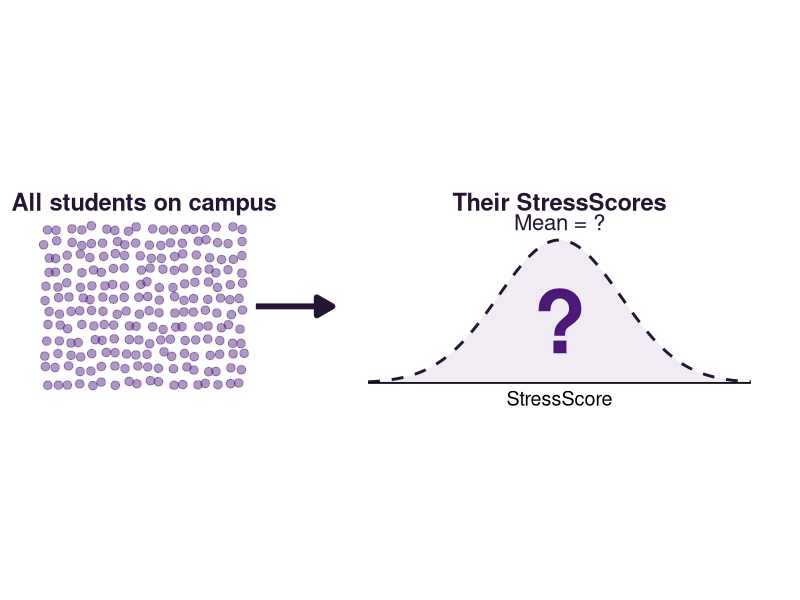
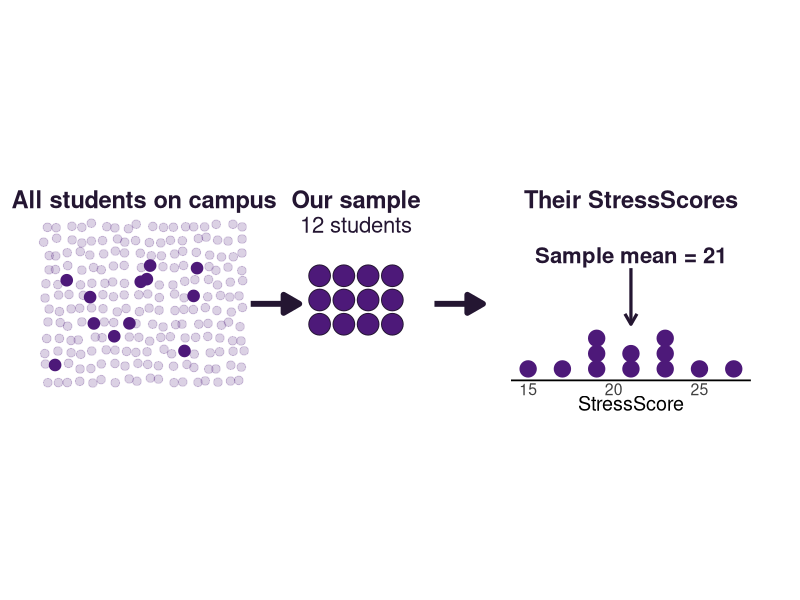
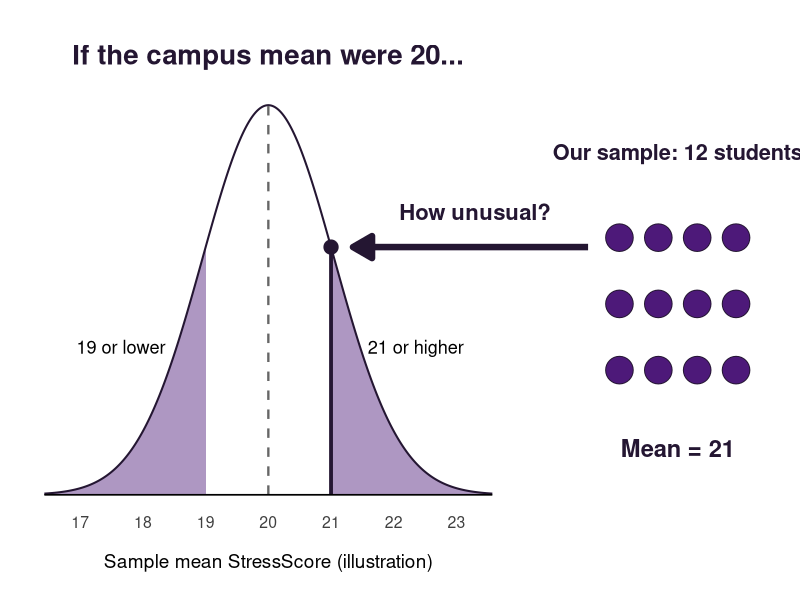
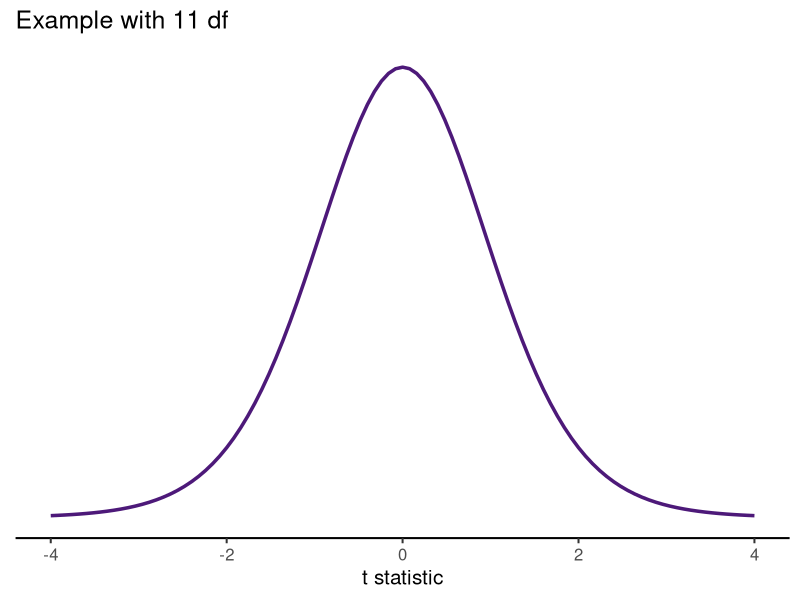
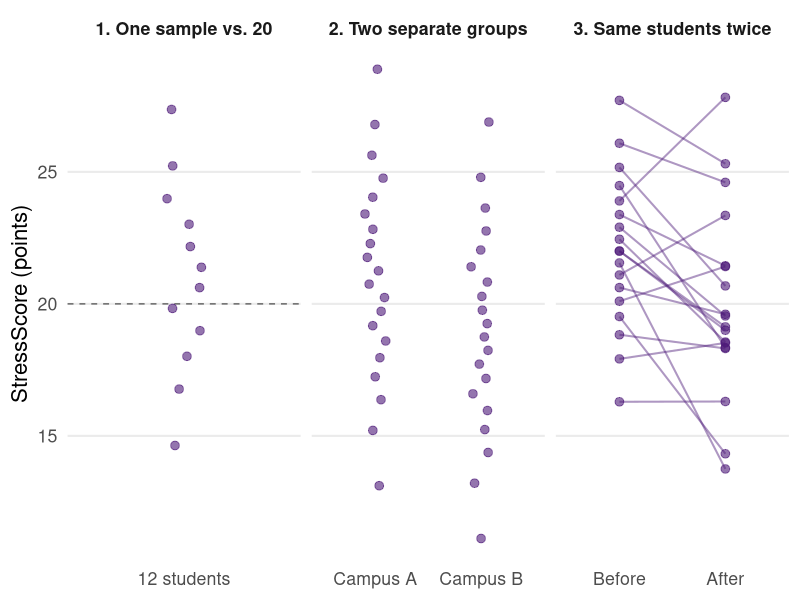
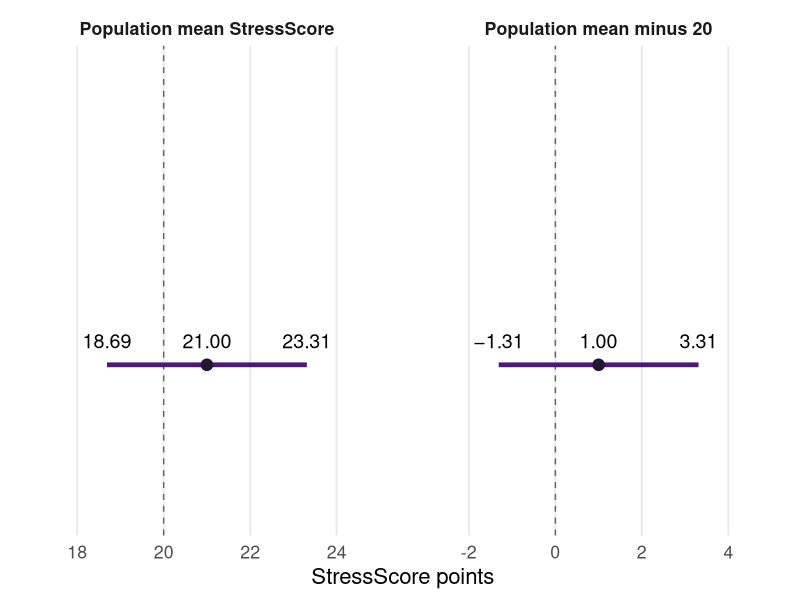
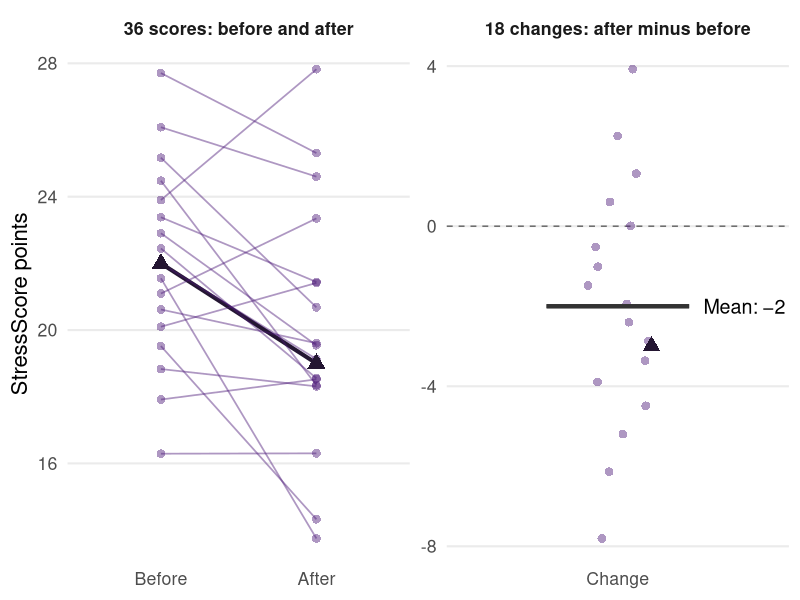
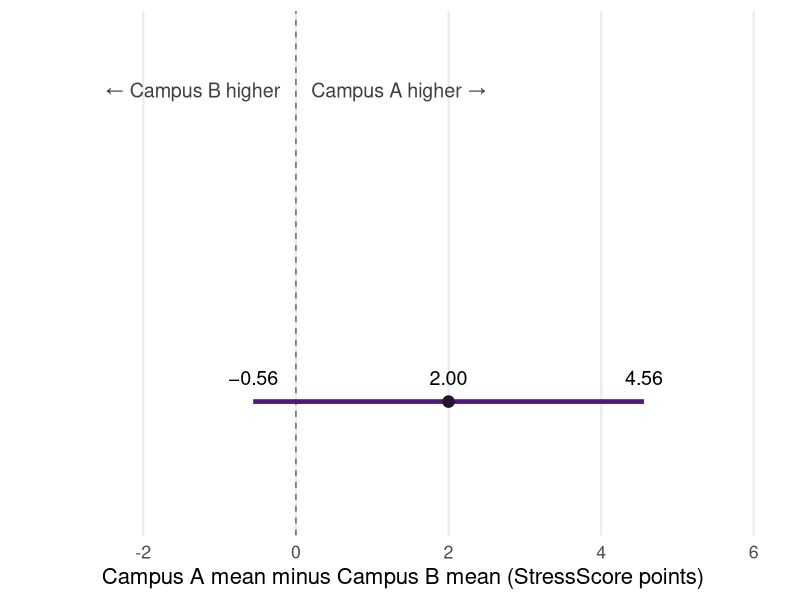

Write R code to recreate these figures, in order.
## ---- chunk 1
#| label: setup
#| include: false
# Shared setup for every figure in the deck. It lives in one hidden chunk ahead
# of the first slide so figures keep working when slides are reordered.
library(ggplot2)
library(tibble)
library(dplyr)

# TCU purple and its darker companion, matching the slide theme, so the deck's
# figures read as one system.
tcu_purple <- "#4D1979"
tcu_dark <- "#241632"

#' Build scores with an exact sample mean and SD
#'
#' Returns `n` values whose sample mean and sample SD equal the requested
#' values exactly. The lecture's hypothetical examples report specific summary
#' statistics, so the plotted "students" must reproduce those statistics
#' instead of approximating them with random draws.
#'
#' @param n Number of scores to create.
#' @param mean Sample mean the scores should have.
#' @param sd Sample SD the scores should have.
#' @return A numeric vector of length `n`, sorted from lowest to highest.
exact_scores <- function(n, mean, sd) {
  # Evenly spaced normal quantiles give a bell-shaped set of values. scale()
  # then forces their mean to exactly 0 and their SD to exactly 1.
  z <- as.numeric(scale(qnorm(ppoints(n))))
  mean + sd * z
}

# The campus population for the two "Example" slides: an 18 x 12 jittered grid
# of small dots, 12 of which are flagged as the sampled students. Both slides
# draw from this one table so the campus looks identical on each. The seed
# fixes the jitter and which 12 students are sampled.
set.seed(2026)
campus <- tibble(col = rep(1:18, times = 12), row = rep(1:12, each = 18)) |>
  mutate(
    x = 0.4 + (col - 1) * 0.45 + runif(n(), -0.12, 0.12),
    y = 1.3 + (row - 1) * 0.55 + runif(n(), -0.12, 0.12)
  )
campus$sampled <- seq_len(nrow(campus)) %in% sample(nrow(campus), 12)
campus_mid <- mean(range(campus$x))

#' Draw a thick right-pointing arrow between figure panels
#'
#' @param x,xend Start and end x positions.
#' @param y Height of the arrow.
#' @return A ggplot2 annotation layer.
panel_arrow <- function(x, xend, y) {
  annotate("segment", x = x, xend = xend, y = y, yend = y, linewidth = 2,
           color = tcu_dark, arrow = arrow(length = unit(0.18, "in"), type = "closed"))
}

#' Draw a bold panel heading
#'
#' @param x,y Position of the heading's center.
#' @param label Heading text.
#' @return A ggplot2 annotation layer.
panel_heading <- function(x, y, label) {
  annotate("text", x = x, y = y, label = label, size = 6, fontface = "bold", color = tcu_dark)
}
## ---- chunk 2
#| echo: false
#| fig-width: 9
#| fig-height: 3
#| out-width: "92%"
#| fig-align: center
#| fig-alt: "Left, a field of about 200 small purple dots labeled 'All students on campus.' An arrow points right to a bell-shaped curve labeled 'Their StressScores, Mean = ?'. The curve is drawn as a dashed outline with a large question mark inside and no numbers on its StressScore axis, showing that the population distribution is unknown."
# The population distribution is unknown, so it is drawn as a dashed outline
# with no axis values and a question mark for the mean. Its shape is a generic
# bell curve, not an estimate from data.
pop_curve <- tibble(x = seq(13, 28, length.out = 400)) |>
  mutate(y = 1.3 + 5.6 * exp(-0.5 * ((x - 20.5) / 2.4)^2))

ggplot() +
  geom_point(data = campus, aes(x, y), size = 2.6, color = alpha(tcu_purple, 0.45)) +
  panel_heading(campus_mid, 8.4, "All students on campus") +
  panel_arrow(8.6, 11.6, 4.3) +
  geom_ribbon(data = pop_curve, aes(x, ymin = 1.3, ymax = y), fill = alpha(tcu_purple, 0.08)) +
  geom_line(data = pop_curve, aes(x, y), linetype = "dashed", linewidth = 1, color = tcu_dark) +
  annotate("segment", x = 13, xend = 28, y = 1.3, yend = 1.3, linewidth = 0.6) +
  annotate("text", x = 20.5, y = 0.7, label = "StressScore", size = 5) +
  annotate("text", x = 20.5, y = 3.7, label = "?", size = 22, fontface = "bold", color = tcu_purple) +
  panel_heading(20.5, 8.4, "Their StressScores") +
  annotate("text", x = 20.5, y = 7.6, label = "Mean = ?", size = 5.6, color = tcu_dark) +
  coord_fixed(xlim = c(0, 28.5), ylim = c(0.3, 8.8)) +
  theme_void()
## ---- chunk 3
#| echo: false
#| fig-width: 9
#| fig-height: 3
#| out-width: "92%"
#| fig-align: center
#| fig-alt: "Three panels joined by arrows. Left, the same field of campus dots, with 12 dots darker than the rest, labeled 'All students on campus.' Center, those 12 students in a 4 by 3 grid labeled 'Our sample, 12 students.' Right, a dot plot labeled 'Their StressScores': 12 dots stacked over a StressScore axis from about 15 to 27, with an arrow marking 'Sample mean = 21.'"
# Positions for the 12 sampled students, drawn as the same 4 x 3 grid used on
# the "Why Do We Test Hypotheses?" slide so students recognize the sample.
sample_grid <- tibble(col = rep(1:4, times = 3), row = rep(1:3, each = 4)) |>
  mutate(x = 11.1 + (col - 1) * 0.95, y = 5.4 - (row - 1) * 0.95)

# Same 12 scores as the deck's one-sample example (mean 21, SD 3.64), grouped
# into 2-point bins centered on odd numbers (15, 17, ..., 27) and stacked so
# each dot is one student. Whole-point bins left almost every dot alone in its
# column, which hid the shape of the distribution. The label reports the exact
# mean, 21; the binned dots are only for display.
sample_scores <- tibble(score = round((exact_scores(12, mean = 21, sd = 3.64) - 1) / 2) * 2 + 1) |>
  group_by(score) |>
  mutate(stack = row_number()) |>
  ungroup()

# Map StressScores 14-28 onto the right-hand panel's x range.
to_x <- function(s) 18.6 + (s - 14) * (9.4 / 14)
sample_scores <- mutate(sample_scores, x = to_x(score), y = 1.75 + (stack - 1) * 0.6)

ggplot() +
  geom_point(data = filter(campus, !sampled), aes(x, y), size = 2.6, color = alpha(tcu_purple, 0.2)) +
  geom_point(data = filter(campus, sampled), aes(x, y), size = 3.6, color = tcu_purple) +
  panel_heading(campus_mid, 8.4, "All students on campus") +
  panel_arrow(8.4, 10.3, 4.3) +
  geom_point(data = sample_grid, aes(x, y), size = 7, shape = 21, fill = tcu_purple, color = tcu_dark) +
  panel_heading(mean(range(sample_grid$x)), 8.4, "Our sample") +
  annotate("text", x = mean(range(sample_grid$x)), y = 7.4, label = "12 students", size = 5.6, color = tcu_dark) +
  panel_arrow(15.6, 17.5, 4.3) +
  geom_point(data = sample_scores, aes(x, y), size = 5.2, color = tcu_purple) +
  annotate("segment", x = to_x(14), xend = to_x(28), y = 1.3, yend = 1.3, linewidth = 0.6) +
  annotate("text", x = to_x(c(15, 20, 25)), y = 0.95, label = c(15, 20, 25), size = 4, color = "gray25") +
  annotate("text", x = to_x(21), y = 0.4, label = "StressScore", size = 5) +
  # Mean pointer starts above the tallest stack so it never crosses a dot.
  annotate("segment", x = to_x(21), xend = to_x(21), y = max(sample_scores$y) + 0.55, yend = 5.7,
           linewidth = 1.1, color = tcu_dark, arrow = arrow(length = unit(0.12, "in"), ends = "first")) +
  annotate("text", x = to_x(21), y = 6.2, label = "Sample mean = 21", size = 5.6, fontface = "bold", color = tcu_dark) +
  panel_heading(to_x(21), 8.4, "Their StressScores") +
  coord_fixed(xlim = c(0, 28.5), ylim = c(0.1, 8.8)) +
  theme_void()
## ---- chunk 4
#| echo: false
#| fig-width: 9
#| fig-height: 3.2
#| out-width: "74%"
#| fig-align: center
#| fig-alt: "An illustrative bell curve of sample mean StressScores is centered at the hypothesized campus mean of 20. The observed mean of 21 is marked. Both tails are shaded, covering means of 19 or lower and 21 or higher. Each shaded value is at least 1 point from 20. An arrow connects the 12 sampled students to their mean of 21."
# Packages and colors load in the hidden setup chunk at the top of the deck.

# Sampling distribution of the mean if the campus mean were 20. The SE is
# 3.64 / sqrt(12) = 1.05, the same standard error used on the one-sample slide
# (t = 0.95), so the observed mean of 21 sits about 1 SE above 20. The figure
# adapts the Module 11 Hypothesis Testing BMI "Probability?" image to this
# example. A normal curve is used for the sketch; the test itself uses t(11).
mu0 <- 20
se <- 3.64 / sqrt(12)
observed <- 21

# Include both cutoffs in the plotting grid so each tail starts exactly one
# observed difference from the hypothesized mean.
distance <- abs(observed - mu0)
cutoffs <- mu0 + c(-distance, distance)
curve_df <- tibble(
  x = sort(unique(c(seq(mu0 - 3.4 * se, mu0 + 3.4 * se, length.out = 600), cutoffs))),
  y = dnorm(x, mu0, se)
)

# Draw the two tails as separate ribbons so the center stays unshaded.
tails <- curve_df |>
  filter(x <= cutoffs[1] | x >= cutoffs[2]) |>
  mutate(left_tail = x < mu0)

y_peak <- dnorm(mu0, mu0, se)
y_obs <- dnorm(observed, mu0, se)

# The 12 students in the sample, drawn as a 4 x 3 grid of dots to the right of
# the curve. Their positions are decorative; only the count matters here.
dots <- tibble(col = rep(1:4, times = 3), row = rep(1:3, each = 4)) |>
  mutate(x = 25.6 + (col - 1) * 0.62, y = y_peak * (0.66 - (row - 1) * 0.17))

# Whole-number ticks so the observed mean of 21 lands on a labeled tick.
ticks <- tibble(x = 17:23)

ggplot() +
  geom_ribbon(data = tails, aes(x, ymin = 0, ymax = y, group = left_tail),
              fill = tcu_purple, alpha = 0.45) +
  geom_line(data = curve_df, aes(x, y), linewidth = 0.7, color = tcu_dark) +
  # Hypothesized mean: dashed reference line at 20.
  annotate("segment", x = mu0, xend = mu0, y = 0, yend = y_peak,
           linetype = "dashed", color = "gray40", linewidth = 0.8) +
  # Observed sample mean: solid marker at 21.
  annotate("segment", x = observed, xend = observed, y = 0, yend = y_obs,
           color = tcu_dark, linewidth = 1.3) +
  annotate("point", x = observed, y = y_obs, size = 4.5, color = tcu_dark) +
  # Label both tails in words so students can read the two-sided comparison.
  annotate("text", x = c(17.65, 22.35), y = y_peak * 0.38,
           label = c("19 or lower", "21 or higher"), size = 4.6) +
  # Hand-drawn axis, so the axis stops under the curve instead of the dots.
  annotate("segment", x = min(curve_df$x), xend = max(curve_df$x), y = 0, yend = 0,
           linewidth = 0.6) +
  geom_text(data = ticks, aes(x, -y_peak * 0.07, label = x), size = 4, color = "gray25") +
  annotate("text", x = mu0, y = -y_peak * 0.17, label = "Sample mean StressScore (illustration)", size = 4.8) +
  # Headings for the two halves of the picture.
  annotate("text", x = mu0, y = y_peak * 1.13, label = "If the campus mean were 20...",
           size = 7, fontface = "bold", color = tcu_dark) +
  annotate("text", x = mean(range(dots$x)), y = y_peak * 0.88, label = "Our sample: 12 students",
           size = 5.5, fontface = "bold", color = tcu_dark) +
  geom_point(data = dots, aes(x, y), size = 9, shape = 21, fill = tcu_purple, color = tcu_dark) +
  annotate("text", x = mean(range(dots$x)), y = y_peak * 0.12, label = "Mean = 21",
           size = 6, fontface = "bold", color = tcu_dark) +
  # Arrow from the sample back to its spot on the curve.
  annotate("segment", x = 25.1, xend = observed + 0.35, y = y_obs, yend = y_obs,
           linewidth = 2.2, color = tcu_dark,
           arrow = arrow(length = unit(0.22, "in"), type = "closed")) +
  annotate("text", x = 23.3, y = y_obs + y_peak * 0.09, label = "How unusual?", size = 5.6,
           fontface = "bold", color = tcu_dark) +
  coord_cartesian(xlim = c(16.3, 27.9), ylim = c(-y_peak * 0.2, y_peak * 1.2), clip = "off") +
  theme_void()
## ---- chunk 5
#| label: t-reference-curve
#| echo: false
#| fig-width: 4.2
#| fig-height: 2.1
#| out-width: "100%"
#| fig-alt: "A symmetric t distribution centered at zero, shown with 11 degrees of freedom as one example."
# Use the degrees of freedom from the upcoming one-sample example to show
# one member of the t family. The curve represents t under the null model.
ggplot() +
  stat_function(fun = dt, args = list(df = 11), xlim = c(-4, 4),
                linewidth = 1.2, color = tcu_purple) +
  scale_x_continuous(breaks = seq(-4, 4, 2)) +
  labs(title = "Example with 11 df", x = "t statistic", y = NULL) +
  theme_classic(base_size = 15) +
  theme(axis.text.y = element_blank(), axis.ticks.y = element_blank(),
        axis.line.y = element_blank())
## ---- chunk 6
#| echo: false
#| fig-width: 10.5
#| fig-height: 3.9
#| out-width: "92%"
#| fig-align: center
#| fig-alt: "Three panels of hypothetical StressScores. Panel 1, one sample versus 20: 12 students' scores scattered around a dashed reference line at 20. Panel 2, two separate groups: one column of 20 scores for Campus A and another column of 20 scores for Campus B, with nothing connecting them. Panel 3, same students twice: 18 students' scores before and after finals, with a line joining each student's two scores. Most lines slope downward."
# Packages, the tcu_purple / tcu_dark colors, and exact_scores() load in the
# hidden setup chunk at the top of the deck.

# One-sample example: 12 students with a mean of 21. The SD of 3.64 comes from
# the Random Error and Confidence Intervals lesson, where it produced the
# 95% CI of 18.69 to 23.31 that the next slide reuses.
one_sample <- tibble(id = 1:12, score = exact_scores(12, mean = 21, sd = 3.64))

# Independent-samples example: 20 different students per campus, means of 21
# and 19, and an SD of 4 at each campus (the values behind t(38) = 1.58).
campuses <- tibble(
  campus = rep(c("Campus A", "Campus B"), each = 20),
  score = c(exact_scores(20, mean = 21, sd = 4), exact_scores(20, mean = 19, sd = 4))
)

# Paired example: 18 students whose changes must have a mean of exactly -2 and
# an SD of exactly 3 (the values behind t(17) = -2.83). Student 1 is the worked
# example named on the paired slide: 22 before, 19 after, a change of -3.
n_pairs <- 18
example_change <- 19 - 22

# Solve for the mean and SD the other 17 changes need so that all 18 together
# still hit the target mean (-2) and SD (3) once the fixed example is included.
other_mean <- (n_pairs * -2 - example_change) / (n_pairs - 1)
other_sd <- sqrt(
  ((n_pairs - 1) * 3^2 - (example_change + 2)^2 -
     (n_pairs - 1) * (other_mean + 2)^2) / (n_pairs - 2)
)

# exact_scores() returns sorted values. Shuffling the before scores keeps a
# student's starting score from lining up with the size of their change. The
# seed makes the shuffle, and therefore the figure, identical on every render.
set.seed(1118)
paired <- tibble(
  id = 1:n_pairs,
  example = id == 1,
  before = c(22, sample(exact_scores(n_pairs - 1, mean = 22, sd = 3))),
  change = c(example_change, exact_scores(n_pairs - 1, mean = other_mean, sd = other_sd)),
  after = before + change
)

# Stack the three designs into one table so they can share a y-axis. The id
# column is only needed for design 3, where it links each student's two scores.
design_labels <- c(
  "1. One sample vs. 20",
  "2. Two separate groups",
  "3. Same students twice"
)
design_data <- bind_rows(
  one_sample |>
    transmute(design = design_labels[1], x = "12 students", id, score),
  campuses |>
    transmute(design = design_labels[2], x = campus, id = NA_integer_, score),
  paired |>
    transmute(design = design_labels[3], x = "Before", id, score = before),
  paired |>
    transmute(design = design_labels[3], x = "After", id, score = after)
) |>
  mutate(
    x = factor(x, levels = c("12 students", "Campus A", "Campus B", "Before", "After"))
  )
paired_design <- filter(design_data, design == design_labels[3])
unpaired_design <- filter(design_data, design != design_labels[3])

# The connecting lines are the point of the figure: they exist only where each
# score has a specific partner. Designs 1 and 2 get sideways jitter to separate
# overlapping dots; design 3 does not, so every line meets its two dots.
ggplot(design_data, aes(x = x, y = score)) +
  geom_hline(
    data = tibble(design = design_labels[1]),
    aes(yintercept = 20), linetype = "dashed", color = "gray40"
  ) +
  geom_line(
    data = paired_design, aes(group = id),
    color = tcu_purple, alpha = 0.45, linewidth = 0.7
  ) +
  geom_point(
    data = unpaired_design,
    position = position_jitter(width = 0.1, height = 0, seed = 1),
    size = 2.6, alpha = 0.6, color = tcu_purple
  ) +
  geom_point(data = paired_design, size = 2.6, alpha = 0.6, color = tcu_purple) +
  facet_wrap(~ design, scales = "free_x") +
  labs(x = NULL, y = "StressScore (points)") +
  theme_minimal(base_size = 16) +
  theme(panel.grid.major.x = element_blank(),
        panel.grid.minor = element_blank(),
        strip.text = element_text(face = "bold"))
## ---- chunk 7
#| echo: false
#| fig-width: 10.5
#| fig-height: 2.3
#| out-width: "78%"
#| fig-align: center
#| fig-alt: "Two 95% confidence intervals drawn side by side at the same width. Left, population mean StressScore: estimate 21.00, interval 18.69 to 23.31, with a dashed line at 20 inside the interval. Right, population mean minus 20: estimate 1.00, interval −1.31 to 3.31, with a dashed line at 0 inside the interval. The right picture is the left picture shifted down by 20."
# The same estimate expressed two ways. Subtracting the null value of 20 from
# the mean and from both CI limits gives the second row, so the dashed line
# sits at 20 in one panel and at 0 in the other. The axis limits span 8 points
# in both panels so the two intervals are drawn at identical widths.
ci_shift <- tibble(
  panel = c("Population mean StressScore", "Population mean minus 20"),
  estimate = c(21, 1),
  lower = c(18.69, -1.31),
  upper = c(23.31, 3.31),
  reference = c(20, 0),
  axis_min = c(17, -3),
  axis_max = c(25, 5)
) |>
  mutate(panel = factor(panel, levels = panel))

#' Format a number for a figure label
#'
#' Shows two decimals and swaps the keyboard hyphen for a true minus sign so
#' labels in the figures match the typography of the slide text.
#'
#' @param x Numeric vector to format.
#' @return A character vector the same length as `x`.
label_points <- function(x) {
  sub("-", "−", sprintf("%.2f", x), fixed = TRUE)
}

ggplot(ci_shift, aes(y = 1)) +
  # Invisible points that only stretch each panel to its intended limits.
  geom_blank(aes(x = axis_min)) +
  geom_blank(aes(x = axis_max)) +
  geom_vline(aes(xintercept = reference), linetype = "dashed", color = "gray40") +
  geom_segment(aes(x = lower, xend = upper, yend = 1),
               linewidth = 1.6, color = tcu_purple) +
  geom_point(aes(x = estimate), size = 3.6, color = tcu_dark) +
  # Print the three numbers the removed table used to carry.
  geom_text(aes(x = lower, label = label_points(lower)), vjust = -1.1, size = 5) +
  geom_text(aes(x = estimate, label = label_points(estimate)), vjust = -1.1, size = 5) +
  geom_text(aes(x = upper, label = label_points(upper)), vjust = -1.1, size = 5) +
  facet_wrap(~ panel, scales = "free_x") +
  scale_x_continuous(breaks = scales::breaks_width(2)) +
  scale_y_continuous(limits = c(0.7, 1.6)) +
  labs(x = "StressScore points", y = NULL) +
  theme_minimal(base_size = 16) +
  theme(axis.text.y = element_blank(),
        panel.grid.major.y = element_blank(),
        panel.grid.minor = element_blank(),
        strip.text = element_text(face = "bold"))
## ---- chunk 8
#| echo: false
#| fig-width: 10.5
#| fig-height: 3.5
#| out-width: "92%"
#| fig-align: center
#| fig-alt: "Two panels. Left, 36 scores: each of 18 students has a before score and an after score joined by a line, and most lines slope downward. One highlighted student goes from 22 to 19. Right, 18 changes: one dot per student showing after minus before, ranging from about −8 to about 4, with a dashed line at 0 and a bar at the mean change of −2. The highlighted student's change is −3."
# Reshape the paired data into the two views the slide contrasts: the 36 raw
# scores (two per student) and the 18 change scores the paired t-test analyzes.
panel_labels <- c("36 scores: before and after", "18 changes: after minus before")
paired_long <- bind_rows(
  paired |>
    transmute(panel = panel_labels[1], x = "Before", id, example, value = before),
  paired |>
    transmute(panel = panel_labels[1], x = "After", id, example, value = after),
  paired |>
    transmute(panel = panel_labels[2], x = "Change", id, example, value = change)
) |>
  mutate(
    x = factor(x, levels = c("Before", "After", "Change")),
    panel = factor(panel, levels = panel_labels)
  ) |>
  # Sort the worked-example student last so it is drawn on top of the others.
  arrange(example, id)
scores_long <- filter(paired_long, panel == panel_labels[1])
changes_long <- filter(paired_long, panel == panel_labels[2])

# Reference marks that belong only in the change panel: the null value of 0
# and the mean change of -2 reported in the results table on the next slide.
change_panel <- tibble(
  panel = factor(panel_labels[2], levels = panel_labels),
  x = factor("Change", levels = c("Before", "After", "Change")),
  mean_change = -2
)

# The worked-example student is marked by shape and size as well as shade, so
# the highlight does not depend on color alone.
ggplot(paired_long, aes(x = x, y = value)) +
  geom_hline(data = change_panel, aes(yintercept = 0),
             linetype = "dashed", color = "gray40") +
  geom_line(data = scores_long,
            aes(group = id, color = example, alpha = example, linewidth = example)) +
  geom_point(data = scores_long,
             aes(color = example, alpha = example, shape = example, size = example)) +
  geom_point(data = changes_long,
             aes(color = example, alpha = example, shape = example, size = example),
             position = position_jitter(width = 0.12, height = 0, seed = 1)) +
  geom_errorbar(data = change_panel,
                aes(y = mean_change, ymin = mean_change, ymax = mean_change),
                width = 0.5, linewidth = 1.4, color = "gray20") +
  geom_text(data = change_panel, aes(y = mean_change, label = "Mean: −2"),
            nudge_x = 0.3, hjust = 0, size = 5) +
  facet_wrap(~ panel, scales = "free") +
  scale_color_manual(values = c(`FALSE` = tcu_purple, `TRUE` = tcu_dark)) +
  scale_alpha_manual(values = c(`FALSE` = 0.45, `TRUE` = 1)) +
  scale_shape_manual(values = c(`FALSE` = 16, `TRUE` = 17)) +
  scale_size_manual(values = c(`FALSE` = 2.6, `TRUE` = 4.2)) +
  scale_linewidth_manual(values = c(`FALSE` = 0.6, `TRUE` = 1.4)) +
  labs(x = NULL, y = "StressScore points") +
  theme_minimal(base_size = 16) +
  theme(legend.position = "none",
        panel.grid.major.x = element_blank(),
        panel.grid.minor = element_blank(),
        strip.text = element_text(face = "bold"))
## ---- chunk 9
#| echo: false
#| fig-width: 10.5
#| fig-height: 2.5
#| out-width: "88%"
#| fig-align: center
#| fig-alt: "A 95% confidence interval for the Campus A mean minus the Campus B mean. The estimate is 2.00 points and the interval runs from −0.56 to 4.56, crossing a dashed line at 0. Values left of 0 mean Campus B averaged higher and values right of 0 mean Campus A averaged higher."
# The campus comparison from the previous slide, drawn so students can see the
# interval cross zero. The two direction labels restate what the sign of an
# A-minus-B difference means, which students need for the director explanation
# on the Independent Samples tab.
campus_ci <- tibble(estimate = 2, lower = -0.56, upper = 4.56)

ggplot(campus_ci, aes(y = 1)) +
  geom_vline(xintercept = 0, linetype = "dashed", color = "gray40") +
  geom_segment(aes(x = lower, xend = upper, yend = 1),
               linewidth = 1.6, color = tcu_purple) +
  geom_point(aes(x = estimate), size = 3.6, color = tcu_dark) +
  geom_text(aes(x = lower, label = label_points(lower)), vjust = -1.1, size = 5) +
  geom_text(aes(x = estimate, label = label_points(estimate)), vjust = -1.1, size = 5) +
  geom_text(aes(x = upper, label = label_points(upper)), vjust = -1.1, size = 5) +
  annotate("text", x = -0.2, y = 1.85, label = "← Campus B higher",
           hjust = 1, size = 5, color = "gray25") +
  annotate("text", x = 0.2, y = 1.85, label = "Campus A higher →",
           hjust = 0, size = 5, color = "gray25") +
  scale_x_continuous(breaks = seq(-2, 6, 2), limits = c(-3.2, 6)) +
  scale_y_continuous(limits = c(0.7, 2)) +
  labs(x = "Campus A mean minus Campus B mean (StressScore points)", y = NULL) +
  theme_minimal(base_size = 16) +
  theme(axis.text.y = element_blank(),
        panel.grid.major.y = element_blank(),
        panel.grid.minor = element_blank())
## ---- chunk 10
#| echo: false
#| fig-width: 10.5
#| fig-height: 4
#| out-width: "96%"
#| fig-align: center
#| fig-alt: "A decision tree for choosing a test. Start by asking how many sets of scores are compared. One set and a reference mean leads to a one-sample t-test with degrees of freedom equal to students minus 1, for example 12 minus 1 equals 11. Two sets leads to a second question: is each score linked to a partner score? Yes leads to a paired t-test with degrees of freedom equal to pairs minus 1, for example 18 minus 1 equals 17. No leads to a pooled independent-samples t-test with degrees of freedom equal to students minus 2, for example 40 minus 2 equals 38. Three or more sets leads to a box containing only a question mark."
# The tree is drawn with ggplot instead of Mermaid because Mermaid measured
# its text before the slide fonts loaded and clipped the node labels. Every
# position below is a hand-placed coordinate on a 14 x 6 canvas.

# Boxes: two questions, three answers from today's examples, and one open box
# that the next block (one-way ANOVA) fills in.
tree_nodes <- tibble(
  x = c(1.5, 7.4, 7.4, 7.4, 12, 12),
  y = c(3, 5, 3, 1, 4.2, 1.8),
  label = c(
    "How many sets\nof scores?",
    "One-sample t-test\ndf = students \u2212 1\n12 \u2212 1 = 11",
    "Is each score linked\nto a partner score?",
    "?",
    "Paired t-test\ndf = pairs \u2212 1\n18 \u2212 1 = 17",
    "Independent-samples\nt-test, pooled\ndf = students \u2212 2\n40 \u2212 2 = 38"
  ),
  type = c("question", "result", "question", "open", "result", "result")
)

# Connectors run right, then up or down, then right again, so each branch
# label can sit on a horizontal stretch without crossing a line.
tree_lines <- tribble(
  ~x,  ~xend, ~y,  ~yend,
  1.5, 3.2,   3,   3,    # first question to its trunk
  3.2, 3.2,   1,   5,    # first trunk
  3.2, 7.4,   5,   5,    # to the one-sample box
  3.2, 7.4,   3,   3,    # to the second question
  3.2, 7.4,   1,   1,    # to the open box
  7.4, 9.1,   3,   3,    # second question to its trunk
  9.1, 9.1,   1.8, 4.2,  # second trunk
  9.1, 12,    4.2, 4.2,  # to the paired box
  9.1, 12,    1.8, 1.8   # to the independent-samples box
)

# Branch labels, centered on the horizontal stretch that leads to each box.
tree_branches <- tibble(
  x = c(4.65, 4.65, 4.65, 9.75, 9.75),
  y = c(5, 3, 1, 4.2, 1.8),
  label = c("One and a reference mean", "Two", "Three or more", "Yes", "No")
)

ggplot() +
  # Lines go down first so the boxes cover their ends.
  geom_segment(data = tree_lines, aes(x = x, xend = xend, y = y, yend = yend),
               linewidth = 1, color = "#b9a8c9") +
  geom_text(data = tree_branches, aes(x = x, y = y, label = label),
            vjust = -0.6, size = 4.6, color = "gray20") +
  geom_label(data = tree_nodes,
             aes(x = x, y = y, label = label, fill = type, color = type),
             size = 4.8, lineheight = 0.95,
             label.padding = unit(0.55, "lines")) +
  # Questions are solid purple, answers are pale, and the open box is white.
  scale_fill_manual(values = c(question = tcu_purple, result = "#eee8f3", open = "white")) +
  scale_color_manual(values = c(question = "white", result = tcu_dark, open = tcu_purple)) +
  coord_cartesian(xlim = c(0, 14), ylim = c(0.3, 5.9), expand = FALSE) +
  theme_void() +
  theme(legend.position = "none")
## ---- chunk 11
#| echo: false
#| fig-width: 10.5
#| fig-height: 3.3
#| out-width: "85%"
#| fig-align: center
#| fig-alt: "Two panels of individual StressScores at low, moderate, and high activity. Both panels have level means of 22, 20, and 18. In Study A the scores cluster within about 2 points of each mean, so the three levels barely overlap. In Study B the scores spread about 8 points above and below each mean, so the three levels overlap heavily."
library(ggplot2)
library(tibble)
library(dplyr)

# Standardized normal quantiles have a mean of exactly 0 and an SD of exactly
# 1. Using them in place of random draws gives every level exactly the mean
# and SD we specify, so the figure and the F values quoted in the speaker
# notes stay the same on every render.
z_scores <- as.numeric(scale(qnorm(ppoints(10))))

# Both studies share these level means. Holding them fixed isolates the one
# thing this slide teaches: within-level spread alone can change F.
level_means <- c(Low = 22, Moderate = 20, High = 18)

# Build 10 scores per level for each study. The within-level SD is 1 point in
# Study A and 5 points in Study B, which gives F(2, 27) = 40 and 1.6.
f_demo <- tibble(
  study = rep(
    c("Study A: scores vary little within levels",
      "Study B: scores vary a lot within levels"),
    each = 30
  ),
  within_sd = rep(c(1, 5), each = 30),
  level = rep(rep(names(level_means), each = 10), times = 2),
  z = rep(z_scores, times = 6)
) |>
  mutate(
    score = unname(level_means[level]) + within_sd * z,
    # Keep the levels in low-to-high order instead of alphabetical order.
    level = factor(level, levels = names(level_means))
  )

# One row per study and level, used to draw a bar at each level mean.
f_demo_means <- f_demo |>
  summarise(mean_score = mean(score), .by = c(study, level))

# Dots show individual students and bars show level means. The seed fixes the
# sideways jitter, which only separates overlapping dots and changes no score.
ggplot(f_demo, aes(x = level, y = score)) +
  geom_point(
    position = position_jitter(width = 0.12, height = 0, seed = 1),
    size = 2.6, alpha = 0.55, color = "#4D1979"
  ) +
  geom_errorbar(
    data = f_demo_means,
    aes(y = mean_score, ymin = mean_score, ymax = mean_score),
    width = 0.6, linewidth = 1.4, color = "#241632"
  ) +
  facet_wrap(~ study) +
  labs(x = "Activity level", y = "StressScore (points)") +
  theme_minimal(base_size = 16) +
  theme(panel.grid.major.x = element_blank(),
        panel.grid.minor = element_blank(),
        strip.text = element_text(face = "bold"))
